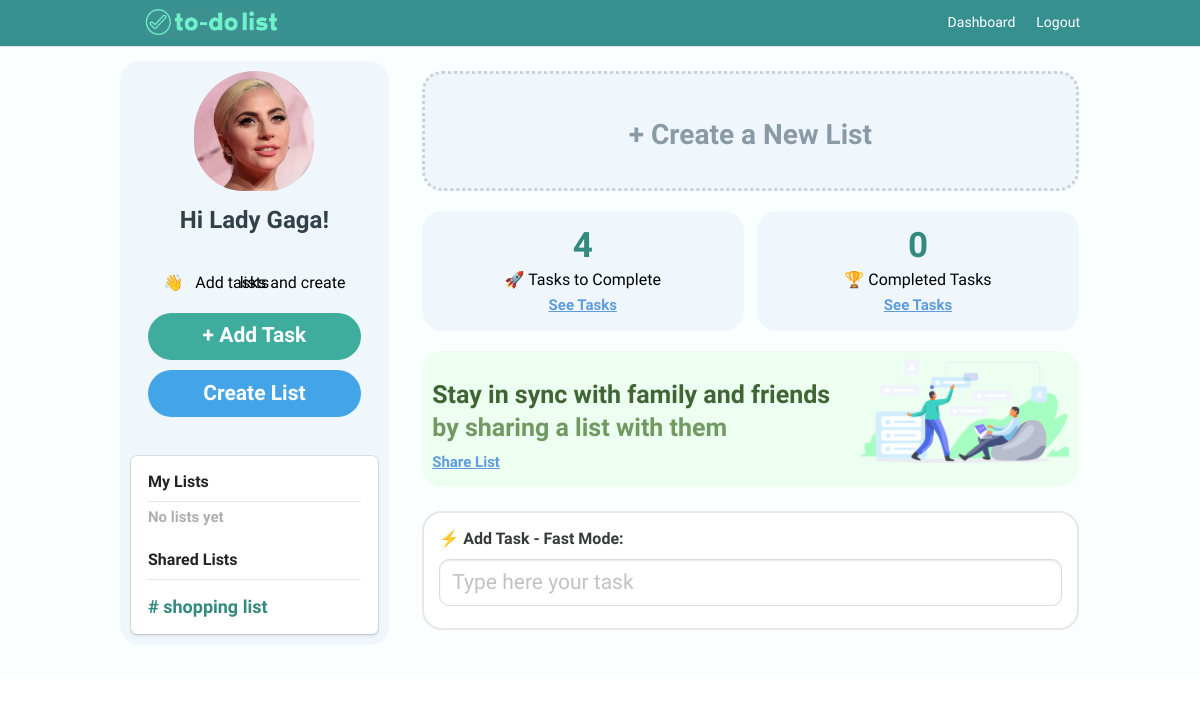
The page /dashboard (signed in) on the database its author committed.
### models.py (models this page shows)
class User(UserMixin, db.Model):
    id = db.Column(db.Integer, primary_key=True) # primary keys are required by SQLAlchemy
    email = db.Column(db.String(100), unique=True)
    password = db.Column(db.String(100))
    name = db.Column(db.String(1000))
    photo = db.Column(db.String(100))

### main.py (the view)
@main.route('/dashboard')
@login_required
def profile():
    email = current_user.email
    list_name = 'New List'
    password = current_user.password
    from .models import Todo
    email = current_user.email
    query = "SELECT list_name from Todo where (email = '"+ email +"' or share_list LIKE '%"+ email +"%') and share_list is null GROUP BY list_name order by date_created desc".format()
    rows = db.session.execute(query)
    output = rows.fetchall()
    tasks = Todo.query.order_by(Todo.date_created).filter_by(email=current_user.email, list_name='New List').all()
    count_tasks = "SELECT count(*) from Todo where (email = '"+ email +"' or share_list LIKE '%"+ email +"%') and mark_task = 0".format()
    count_rows = db.session.execute(count_tasks)
    count_output = count_rows.fetchall()
    for counting in count_output:  # format result from the database
        print(counting)
    count_tasks2 = "SELECT count(*) from Todo where (email = '"+ email +"' or share_list LIKE '%"+ email +"%') and mark_task = 1".format()
    count_rows2 = db.session.execute(count_tasks2)
    count_output2 = count_rows2.fetchall()
    for counting2 in count_output2:  # format result from the database
        print(counting2)
    check_shared_list = "SELECT distinct(list_name) from Todo where (email = '"+ email +"' or share_list LIKE '%"+ email +"%') and share_list is not null order by date_created desc".format()
    check_shared_list_rows = db.session.execute(check_shared_list)
    check_shared_list_output = check_shared_list_rows.fetchall()
    if len(tasks) == 0:
        return render_template('profile.html', name=current_user.name, photo=current_user.photo, tasks=tasks, email=email, password=password, get_list=output, share_list=check_shared_list_output, tasks_to_complete=counting, completed_tasks=counting2)
    else:
        return redirect("/list/"+ list_name +"")

### templates/profile.html (shortened to what this page needs)
{% extends "base.html" %}
{% block content %}
<div class="column is-4 is-offset-4" style="display: inline-block;float: left;margin-left: 0;border: 0px solid #e3f1e9;border-radius: 20px;background:#f0f7fc;width: 28%;">
  <div class="profile-userpic text-center" id="profile_image_main" style="border-radius: 50% !important;">
      <div class="container" style="
      width: 120px;
      height: 126px;
      display: block;
      margin: 0 auto;
      ">
    {% if photo != none %}
    <a id="modal-btn3" >
      <img src="/static/upload/profile/{{ photo.lower() }}" style="border-radius: 59% 57% 45% 48%!important; width: 120px; height: 120px;">
    </a>
     {% endif %}
    </div>
  </div>
    <h3 class="title" style="font-family: 'Varela Round', sans-serif; color: #324047;font-size: 24px;margin-top: 10px;">Hi {{ name }}!</h3>
    <div class="box" style="background: #d8ffdf00;box-shadow:none;">
        <h3 class="title" style="line-height: 0;color: black;font-size: 16px;font-weight: 300;margin-top: 10px;margin-bottom: 0px;font-family: 'Varela Round', sans-serif;">👋 &nbsp; Add tasks and create lists</h3>
<a class="modal-btn6 button is-block is-info is-large is-fullwidth" style="background-color: #3fad9e;color:#fff;margin-top: 30px;font-family: 'Varela Round', sans-serif;border-radius: 35px;">+ Add Task</a>
<a class="modal-btn7 button is-block is-info is-large is-fullwidth" style="background-color: #44a4e8;color:#fff;margin-top: 10px;font-family: 'Varela Round', sans-serif;border-radius: 35px;">Create List</a>
         </div>
        <div id="my_lists"  class="box">
          <h3 class="title" style="color: #232323;font-size: 16px;padding-bottom: 10px;text-align: left;
          border-bottom: 1px solid #e8e8e8;font-weight: 700;margin-bottom: -15px;font-family: 'Varela Round', sans-serif;">My Lists</h3>
          <br>
             {% if get_list|length == 0 %}
             <h3 class="title" style="color: #afafaf;font-size: 15px;padding-bottom: 40px;text-align: left;font-weight: 700;
             margin-bottom: -15px;font-family: 'Varela Round', sans-serif;">No lists yet</h3>
             {% endif %}
          <h3 class="title" style="color: #232323;font-size: 16px;padding-bottom: 10px;text-align: left;border-bottom: 1px solid #e8e8e8;font-weight: 700;
          margin-bottom: -15px;font-family: 'Varela Round', sans-serif;">Shared Lists</h3>
           <br>
           {% if share_list|length > 0 %}
           <h3 class="title" style="font-size: 18px;font-weight: 700;text-align: left;color: #338a7e;font-family: 'Varela Round', sans-serif;">
               {% for list_name_shared in share_list %}
               <a href="{{ url_for('main.get_list', list_name=list_name_shared[0]) }}" style="font-family: 'Varela Round', sans-serif;">
                    # {{ list_name_shared[0] }}</p></a>
                     {% endfor %}
                     </h3>
            {% endif %}
          </div>
          </div>
<div class="content column is-8 is-offset-4a">
  {% if tasks|length < 0 %}
  {% else %}
   <table cellpadding="0" cellspacing="0">
  {% endif %}
  {% if tasks|length == 0 %}
  <a  class="modal-btn7" >
  <div class="column is-4 is-offset-4" style="display: inline-block;float: left;margin-left: 0;    border: 3px dotted #cad1da;/* vertical-align: middle; */border-radius: 20px;background:#f0f7fc;width: 100%;height: 120px;margin-bottom: 20px;">
    <h3 class="title" style="line-height: 0;text-align: center;color: #8a9ba5;font-size: 28px;padding: 40px;font-weight: 600;margin-top: 10px;margin-bottom: 0px;font-family: 'Varela Round', sans-serif;">+ Create a New List</h3>
   </div></a>
   <div class="column is-4 is-offset-4" style="display: inline-block;float: left;margin-left: 0;border: 0px solid #e3f1e9;border-radius: 20px;background:#f0f7fc;width: 49%;height: 120px;margin-bottom: 20px;">
    <h3 class="title" style="line-height: 0;color: #338a7e;text-align: center;font-size: 35px;padding: 40px;font-weight: 700;margin-top: -16px;margin-bottom: -24px;font-family: 'Varela Round', sans-serif;">{{ tasks_to_complete[0] }}</h3>
    <h3 class="title" style="line-height: 0;color: black;text-align: center;font-size: 16px;font-weight: 300;margin-top: 18px;margin-bottom: 0px;font-family: 'Varela Round', sans-serif;">🚀  Tasks to Complete</h3>
    <a href="/to_complete"><h3 class="title" style="line-height: 0;color: #5f9cdc;text-align: center;font-size: 15px;text-decoration: underline;font-weight: 600;margin-top: 25px;margin-bottom: 0px;font-family: 'Varela Round', sans-serif;">See Tasks</h3></a>
    </div>
   <div class="column is-4 is-offset-4" style="display: inline-block;float: left;margin-left: 0;border: 0px solid #e3f1e9;/* vertical-align: middle; */border-radius: 20px;background:#f0f7fc;width: 49%;height: 120px;margin-left: 2%;margin-bottom: 20px;">
    <h3 class="title" style="line-height: 0;color: #338a7e;text-align: center;font-size: 35px;padding: 40px;font-weight: 700;margin-top: -16px;margin-bottom: -24px;font-family: 'Varela Round', sans-serif;">{{ completed_tasks[0] }}</h3>
    <h3 class="title" style="line-height: 0;color: black;text-align: center;font-size: 16px;font-weight: 300;margin-top: 18px;margin-bottom: 0px;font-family: 'Varela Round', sans-serif;">🏆 Completed Tasks</h3>
    <a href="/completed_tasks"><h3 class="title" style="line-height: 0;color: #5f9cdc;text-align: center;font-size: 15px;text-decoration: underline;font-weight: 600;margin-top: 25px;margin-bottom: 0px;font-family: 'Varela Round', sans-serif;">See Tasks</h3></a>  </div>
    <div class="column is-4 is-offset-4" style="display: inline-block;float: left;margin-left: 0;/* border: 3px dotted #cad1da; *//* vertical-align: middle; */border-radius: 20px;background: #edfff0;width: 100%;height: 136px;margin-bottom: 20px;">
      <h3 class="title" style="line-height: 0;text-align: left;color: #406534;font-size: 25px;padding-top: 23px;width: 64%;font-weight: 600;margin-top: 10px;margin-bottom: 0px;font-family: 'Varela Round', sans-serif;">Stay in sync with family and friends</h3><h3 class="title" style="line-height: 0;text-align: left;color: #709a62;font-size: 25px;padding-top: 23px;width: 64%;font-weight: 600;margin-top: 10px;margin-bottom: 0px;font-family: 'Varela Round', sans-serif;">by sharing a list with them</h3>
      <a class="modal-btn5"><h3 class="title" style="line-height: 0;color: #5f9cdc;text-align: left;font-size: 15px;text-decoration: underline;font-weight: 600;margin-top: 34px;margin-bottom: 0px;font-family: 'Varela Round', sans-serif;">Share List</h3></a>
          <img src="/static/todo_list_dashboard.png" width="100px" style="float: right;width: 33%;margin-top: -103px;display: inline-block;">
         </div>
       <table style="border-collapse: initial;border: 2px solid #e8e7e7;border-radius: 20px;padding: 5px;margin-top:-10px;background: #ffffff;">
          <tbody style="position: sticky;/* background-color: #f0f7fc; */">
        <tr>
          <th style="border-radius: 6px;border: 0px;">
          <h3 type="text" style="margin-top: 5px;margin-left: 0px;padding-left:10px;width: 100%;padding-left:0px;outline: none;font-size: 16px;
          color: #393a3a;font-weight: 600;font-family: 'Varela Round', sans-serif; border:none;vertical-align: middle;">⚡ Add Task - Fast Mode:</h3>
          <form id="task_bar" action="/insert" method="POST">
            <div class="field" style="margin-top: 10px;">
              <div class="control">
              <input id="addtask5" class="input is-large" style="border-radius: 10px;font-family:'Varela Round', sans-serif;"
              type="text" placeholder="Type here your task" autofocus="" autocomplete="off" name="content">
              </div>
            </div>
          </form>
        </th>
        </tr>
        </tbody>
        </table>
  {% endif %}
</div>
{% endblock %}

### templates/profile.html (style rules this page uses)
.button.is-info, .button.is-info:hover, .button.is-info.is-active, .button.is-info:active { background-color: #338a7e; border-color: transparent; color: rgb(5, 25, 45); font-weight: 700; }

### rows shown on the page
User: lower (picture), name "Lady Gaga"

### other values the page prints
{{ list_name_shared[0] }} "shopping list"
{{ tasks_to_complete[0] }} "4"
{{ completed_tasks[0] }} "0"
